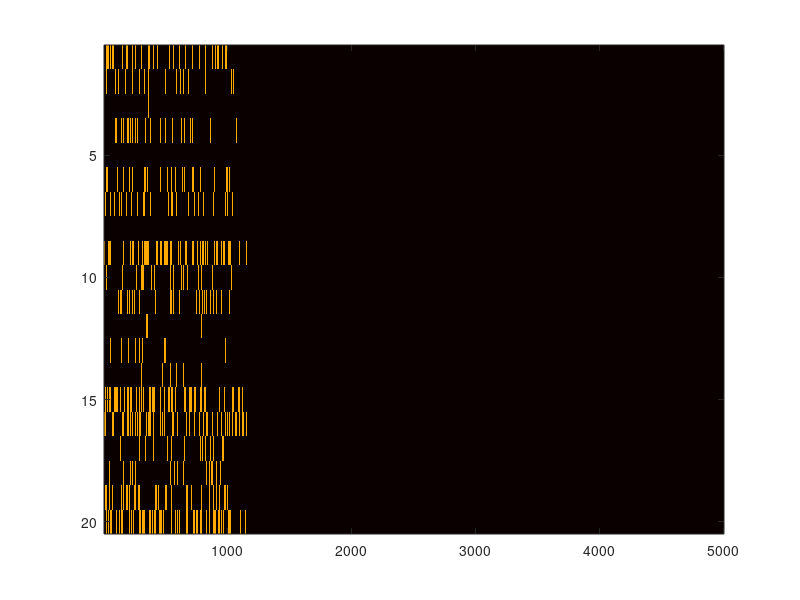

The MATLAB source for this figure:
% Generates simulated spectrum occupancy data for a single channel

% Poisson distribution

% Number of channels
channels = 20;
% Number of samples
samples = 1000;

% Number of columns in channel matrix
n = 5000;

% Randomly generating lambda
offset = 0.1;
m = 0.6;
lambda = m*rand + offset;

% Generating single channel occupancy data
R = randi([0 1]);
for i = 1:samples
    del = poissrnd(lambda);
    if del == 0
        R = [R , del];
    elseif del > 0
        R = [R , ones(1, del)];
    end
end

% Generating band occupancy data
W = zeros(channels, n);
W( 1 , : ) = [ R , zeros(1, n-size(R, 2)) ]; 
for i = 2:channels
    lambda = m*rand + offset;
    R = randi([0 1]);
    for j = 1:samples
        del = exprnd(lambda);
        if del < 1
            R = [R , 0];
        elseif del >= 1
            R = [R , ones(1, round(del))];
        end
    end
    W( i , : ) = [ R , zeros(1, n - size(R,2)) ];
end

W =40.*W;
figure
image(W)
colormap hot